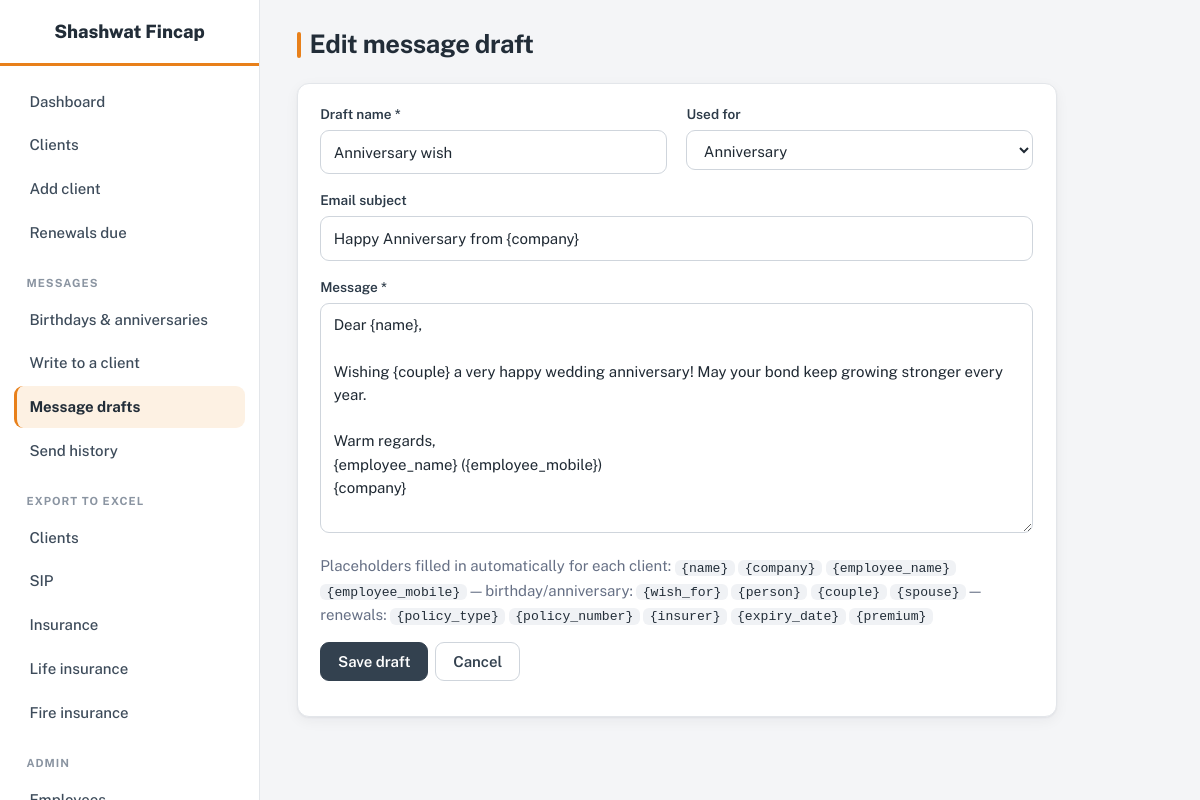
Page /messages/templates/2/edit (signed in) on the committed database.
### models.py (models this page shows)
class MessageTemplate(db.Model):
    id = db.Column(db.Integer, primary_key=True)
    title = db.Column(db.String(120), nullable=False)
    category = db.Column(db.String(20), default="general")  # birthday|anniversary|renewal|query|general
    subject = db.Column(db.String(200), default="")
    body = db.Column(db.Text, nullable=False)
    created_at = db.Column(db.DateTime, default=datetime.utcnow)

### app.py (the view, shortened to what this page needs)
@app.route("/messages/templates/new", methods=["GET", "POST"])
@app.route("/messages/templates/<int:tid>/edit", methods=["GET", "POST"])
@perm_required("messages")
def template_edit(tid=None):
    if not current_user.can("edit" if tid else "add"):
        abort(403)
    t = db.get_or_404(MessageTemplate, tid) if tid else MessageTemplate()
    return render_template("template_form.html", t=t)

### app.py (called while the page is built)
@login_manager.user_loader
def load_user(uid):
    return db.session.get(User, int(uid))

def today():
    return (datetime.utcnow() + timedelta(hours=5, minutes=30)).date()

def perm_required(*perms):
    def deco(f):
        @wraps(f)
        def w(*a, **k):
            if not current_user.is_authenticated:
                return login_manager.unauthorized()
            if not all(current_user.can(p) for p in perms):
                abort(403)
            return f(*a, **k)
        return w
    return deco

def logo_url():
    for ext in ("png", "svg", "jpg", "jpeg", "webp"):
        if os.path.exists(os.path.join(app.static_folder, f"logo.{ext}")):
            return url_for("static", filename=f"logo.{ext}")
    return os.getenv("LOGO_URL") or DEFAULT_LOGO

def email_enabled():
    if messaging.email_configured():
        return True
    try:
        return db.session.query(User.id).filter(User.smtp_password.isnot(None)).first() is not None
    except Exception:  # noqa
        db.session.rollback()
        return False

@app.context_processor
def inject():
    return dict(COMPANY=COMPANY, WEBSITE=WEBSITE, today=today(), logo=logo_url(), shared_mail=SHARED_MAIL,
                email_ok=email_enabled(), wa_api_ok=messaging.whatsapp_api_configured())

@app.after_request
def headers(resp):
    resp.headers["X-Frame-Options"] = "DENY"
    resp.headers["X-Content-Type-Options"] = "nosniff"
    resp.headers["Referrer-Policy"] = "same-origin"
    return resp

### messaging.py (called while the page is built)
def _smtp_settings():
    user = (os.getenv("SMTP_USER") or "").strip()
    pw = (os.getenv("SMTP_PASSWORD") or "").replace(" ", "")  # Google shows the App Password with spaces
    return user, pw

def email_api_provider():
    p = (os.getenv("EMAIL_API") or "").strip().lower()
    if p == "gmail":
        need = ("GMAIL_CLIENT_ID", "GMAIL_CLIENT_SECRET", "GMAIL_REFRESH_TOKEN")
        return "gmail" if all((os.getenv(k) or "").strip() for k in need) else ""
    return p if p in ("resend", "brevo") and (os.getenv("EMAIL_API_KEY") or "").strip() else ""

def email_configured():
    if email_api_provider():
        return True
    user, pw = _smtp_settings()
    placeholder = user.startswith("youraddress") or pw.startswith("your-16")
    return bool(user and pw and not placeholder)

def whatsapp_api_configured():
    return bool(os.getenv("WHATSAPP_TOKEN"))

### models.py (called while the page is built)
    @property
    def is_active(self):
        return self.is_active_user

    @property
    def is_owner(self):
        return self.role == "owner"

### templates/template_form.html (shortened to what this page needs)
{% extends "base.html" %}{% block title %}Message draft{% endblock %}
{% block content %}
<div class="topbar"><h1>{{ 'Edit' if t.id else 'New' }} message draft</h1></div>
<form method="post" class="panel" style="max-width:760px">
  <div class="grid">
    <div><label for="title">Draft name *</label><input id="title" type="text" name="title" value="{{ t.title or '' }}" required></div>
    <div><label for="cat">Used for</label><select id="cat" name="category">
      {% for k in ('birthday','anniversary','renewal','query','general') %}<option value="{{ k }}" {{ 'selected' if t.category==k }}>{{ k|title }}</option>{% endfor %}
    </select></div>
    <div class="full"><label for="subject">Email subject</label><input id="subject" type="text" name="subject" value="{{ t.subject or '' }}"></div>
    <div class="full"><label for="body">Message *</label><textarea id="body" name="body" rows="9" required>{{ t.body or '' }}</textarea></div>
  </div>
  <p class="muted">Placeholders filled in automatically for each client:
    <span class="tag">{name}</span> <span class="tag">{company}</span> <span class="tag">{employee_name}</span> <span class="tag">{employee_mobile}</span>
    — birthday/anniversary: <span class="tag">{wish_for}</span> <span class="tag">{person}</span> <span class="tag">{couple}</span> <span class="tag">{spouse}</span>
    — renewals: <span class="tag">{policy_type}</span> <span class="tag">{policy_number}</span> <span class="tag">{insurer}</span> <span class="tag">{expiry_date}</span> <span class="tag">{premium}</span></p>
  <p class="actions"><button class="btn" type="submit">Save draft</button><a class="btn alt" href="{{ url_for('templates_list') }}">Cancel</a></p>
</form>
{% endblock %}

### static/style.css (style rules this page uses)
:root { --accent:#e8801a; --accent-dark:#cf6d0c; --accent-soft:#fdf1e3; --brand:#33414f; --brand-dark:#222d38; --bg:#f4f5f7; --card:#ffffff; --line:#e3e6ea; --line-strong:#cfd5dc; --text:#1f2933; --muted:#667085; --ok:#1f8a5b; --bad:#c0392b; --radius:12px; --shadow:0 1px 2px rgba(16,24,40,.05),0 4px 14px rgba(16,24,40,.05); --ink:var(--brand); --ink-2:var(--brand-dark); --brass:var(--accent); --brass-soft:var(--accent-soft); --paper:var(--bg); }
* { box-sizing:border-box }
html { scroll-behavior:smooth }
body { margin:0;font-family:"Public Sans",system-ui,-apple-system,"Segoe UI",sans-serif;background:var(--bg);color:var(--text);font-size:15px;line-height:1.55;-webkit-font-smoothing:antialiased }
h1,h2,h3 { font-family:"Public Sans",system-ui,sans-serif;font-weight:700;letter-spacing:-.015em;color:var(--brand-dark);margin-top:0 }
h1 { font-size:1.6rem;margin:0;line-height:1.25 }
a { color:var(--brand);text-decoration-color:rgba(232,128,26,.6);text-underline-offset:2px }
.topbar { display:flex;justify-content:space-between;align-items:center;gap:1rem;margin-bottom:1.4rem;flex-wrap:wrap }
.topbar h1 { position:relative;padding-left:.8rem }
.topbar h1::before { content:"";position:absolute;left:0;top:.2rem;bottom:.2rem;width:4px;border-radius:4px;background:var(--accent) }
.panel { background:var(--card);border:1px solid var(--line);border-radius:var(--radius);padding:1.25rem 1.4rem;margin-bottom:1.25rem;box-shadow:var(--shadow) }
.btn { display:inline-flex;align-items:center;justify-content:center;gap:.4rem;border:1px solid var(--brand);background:var(--brand);color:#fff;padding:.54rem 1.05rem;border-radius:9px;text-decoration:none;cursor:pointer;font:inherit;font-weight:600;line-height:1.3;transition:background .15s,border-color .15s,box-shadow .15s }
.btn.alt { background:#fff;color:var(--brand);border-color:var(--line-strong) }
label { display:block;font-weight:600;font-size:.85rem;margin-bottom:.3rem;color:#2c3a48 }
input[type=text],input[type=email],input[type=password],input[type=date],input[type=number],input[type=tel],select,textarea { width:100%;padding:.6rem .78rem;border:1px solid var(--line-strong);border-radius:9px;font:inherit;background:#fff;color:var(--text);transition:border-color .15s,box-shadow .15s }
input::placeholder,textarea::placeholder { color:#9aa4b0 }
.grid { display:grid;grid-template-columns:repeat(auto-fit,minmax(230px,1fr));gap:1rem 1.2rem }
.full { grid-column:1/-1 }
.muted { color:var(--muted) }
.actions { display:flex;gap:.45rem;flex-wrap:wrap;align-items:center }
.tag { font-family:ui-monospace,Menlo,Consolas,monospace;background:#f0f2f5;border-radius:6px;padding:.05rem .4rem;font-size:.82rem;color:var(--brand-dark) }

### rows in the picture
MessageTemplate: title "Anniversary wish", subject "Happy Anniversary from {company}", body "Dear {name}, Wishing {couple} a very happy wedding anniversary! May your bond keep growing stronger every year. Warm regards, {employee_name} ({employee_mobile}) {company}"

### other values in the picture
{{ COMPANY }} "Shashwat Fincap"
{{ 'Edit' if t.id else 'New' }} "Edit"
form field category "Anniversary"
